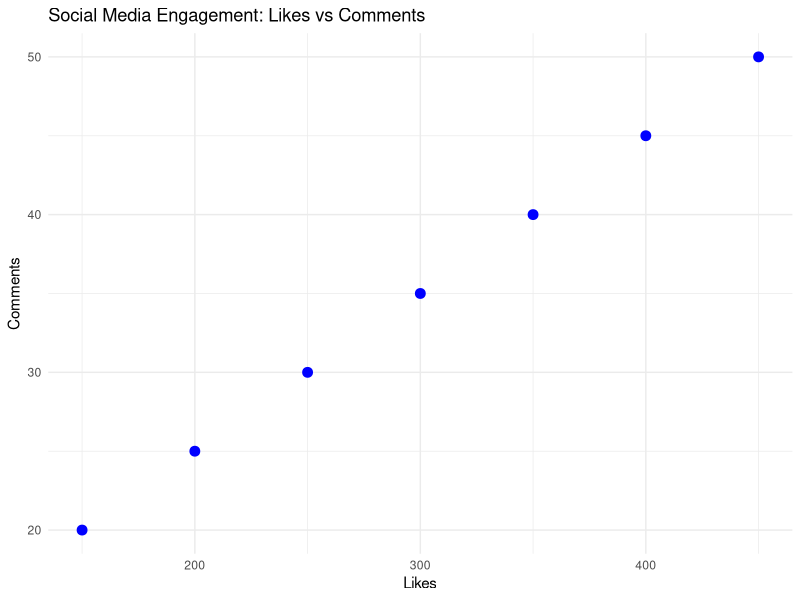

Write the R code that produced this figure.

library(ggplot2)

engagement_data <- data.frame(
  Date = as.Date(c("2023-01-01","2023-01-02","2023-01-03","2023-01-04",
                   "2023-01-05","2023-01-06","2023-01-07")),
  Likes = c(150, 200, 250, 300, 350, 400, 450),
  Comments = c(20, 25, 30, 35, 40, 45, 50),
  Shares = c(30, 35, 40, 45, 50, 55, 60)
)

ggplot(engagement_data, aes(x = Likes, y = Comments)) +
  geom_point(color = "blue", size = 3) +
  labs(title = "Social Media Engagement: Likes vs Comments",
       x = "Likes",
       y = "Comments") +
  theme_minimal()
